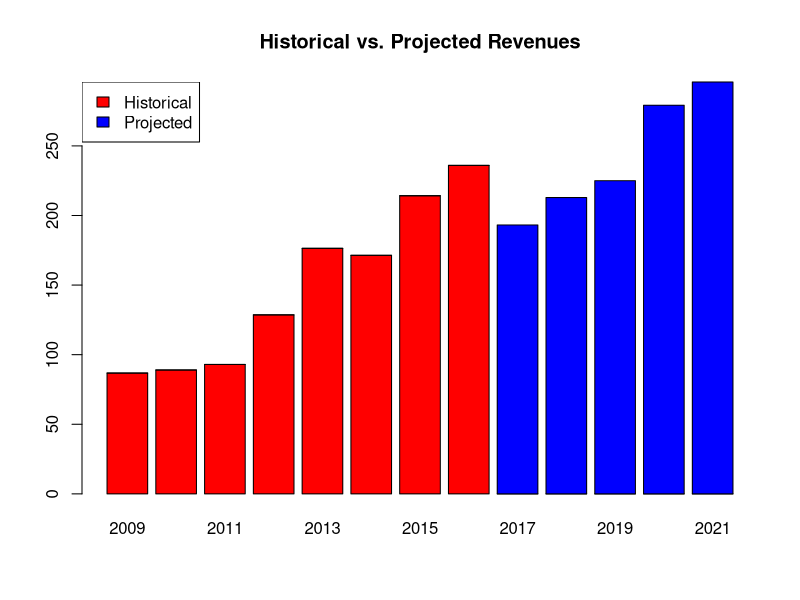

Here is the R script that generated this plot:
## ---- chunk 1
hist_rev <- c(86.8, 89.0, 93.0, 128.6, 176.4, 171.4, 214.2, 236.0, 0.0, 0.0, 0.0, 0.0, 0.0)
rev_proj <- c(0.0, 0.0, 0.0, 0.0, 0.0, 0.0, 0.0, 0.0, 193.2, 212.9, 225.0, 279.2, 295.9)
## ---- chunk 2
# Combine hist_rev and rev_proj
rev_split <- rbind(hist_rev, rev_proj)

# Rename the column headers
colnames(rev_split) <- seq(2009, 2021, 1)

# Create a bar plot of the data
barplot(rev_split,
        col = c("red", "blue"),
        main = "Historical vs. Projected Revenues")
legend("topleft",
       legend = c("Historical", "Projected"),
       fill = c("red", "blue"))
## ---- chunk 3
rev_all <- data.frame(rev_proj = c(86.8, 89.0, 93.0, 128.6, 176.4, 171.4, 214.2, 236.0, 193.2, 212.9, 225.0, 279.2, 295.9))
## ---- chunk 4
# Create a trend variable
rev_all$trend <- seq(1, nrow(rev_all), 1)

# Create shift variable
rev_all$shift <- c(rep(0, 8), rep(1, 5))

# Run regression
reg <- lm(rev_proj ~ trend + shift, data = rev_all)

# Print regression summary
summary(reg)
## ---- chunk 5
after_tax_income <- c(22.8, 24.0, 30.6, 38.4, 43.2)
depn_amort <- c(11, 12, 12, 14, 15)
incr_wc <- c(16, 16, 14, 14, 14)
capex <- c(11, 11, 12, 14, 15)
## ---- chunk 6
# Calculate reinvestment amount
reinvestment <- capex[5] + incr_wc[5] - depn_amort[5]
reinvestment

# Calculate retention ratio
retention_ratio <- reinvestment / after_tax_income[5]
retention_ratio
## ---- chunk 7
ke <- 0.105

# Calculate expected growth rate
exp_growth_rate <- retention_ratio * ke
exp_growth_rate
## ---- chunk 8
stated_value <- 25
div_rate <- 0.05
kp <- 0.1
## ---- chunk 9
# Calculate dividend of preferred stock
div <- stated_value * div_rate
div

# Calculate value of preferred stock
pref_value <- div / kp
pref_value
## ---- chunk 10
# Value of Preferred if dividends start five years from now
pref_value_yr5 <- (stated_value * div_rate) / kp
pref_value_yr5

# Value discounted to present
pref_value <- pref_value_yr5 / (1 + kp) ^ 5
pref_value
## ---- chunk 11
high_div <- 2.5
kp <- 0.1
div_rate_high <- 0.1
pref_value_low <- pref_value
## ---- chunk 12
# Preferred dividend in Years 1 to 5
high_div <- stated_value * div_rate_high

# Create vector of Year 1-5 dividends
pref_cf <- rep(high_div, 5)

# Convert to data frame
pref_df <- data.frame(pref_cf)

# Add discount periods
pref_df$periods <- seq(1, 5, 1)

# Calculate discount factors
pref_df$pv_factor <- 1 / (1 + kp)^pref_df$periods

# Calculate PV of dividends
pref_df$pv_cf <- pref_df$pref_cf * pref_df$pv_factor

# Calculate value during high stage
pref_value_high <- sum(pref_df$pv_cf)

# Calculate value of the preferred stock
pref_value_low + pref_value_high
